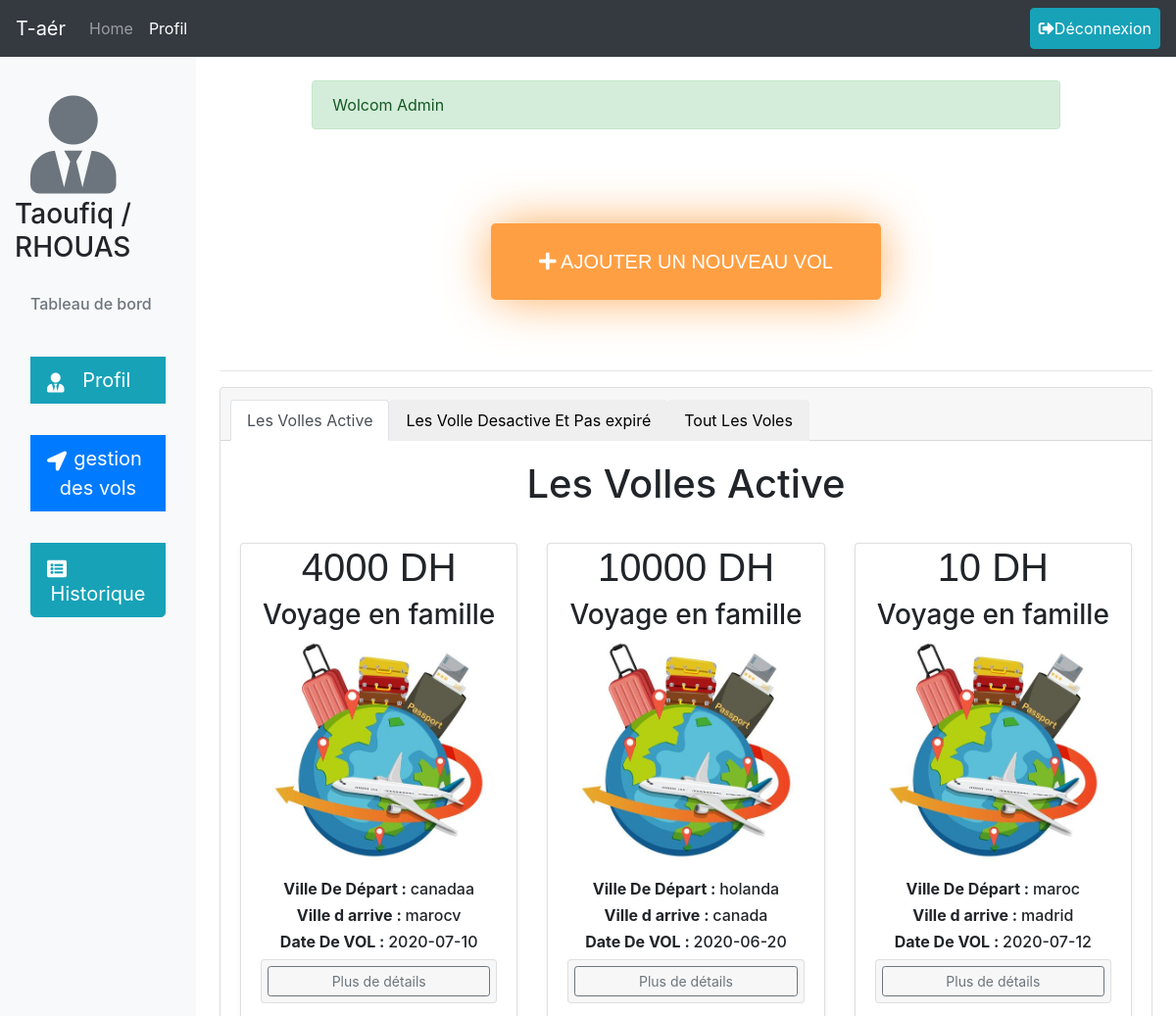
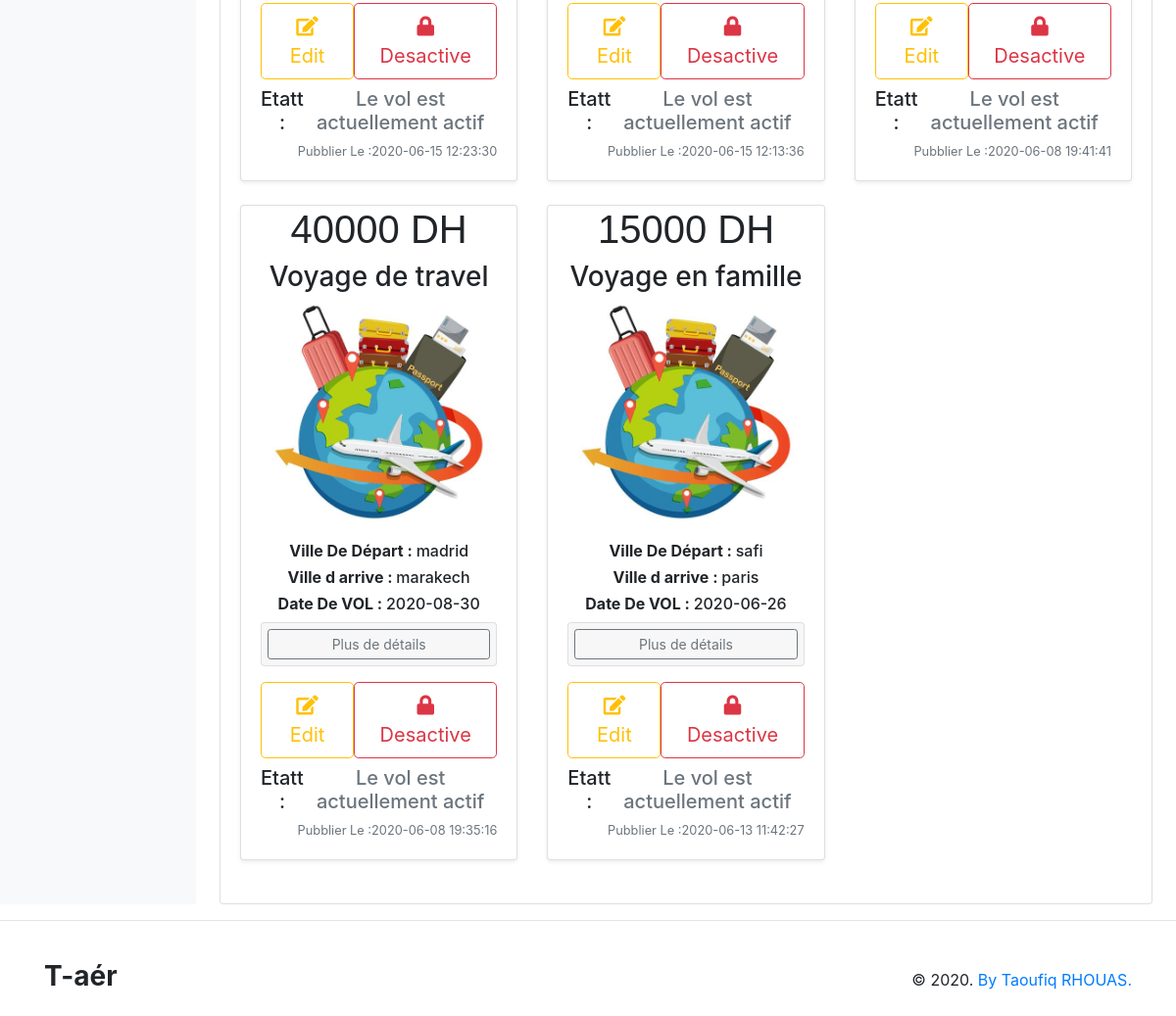
The app's page /views/gestion_vol.php (signed in) with its own data (2 pictures, top to bottom).
### tables this page shows
CREATE TABLE `vols` (
  `id_vol` int(11) NOT NULL,
  `nam` varchar(60) NOT NULL,
  `price` float NOT NULL,
  `image` text NOT NULL,
  `date_created` timestamp NOT NULL DEFAULT current_timestamp() ON UPDATE current_timestamp(),
  `pays_depart` varchar(60) NOT NULL,
  `pays_arrive` varchar(60) NOT NULL,
  `date_vol` date NOT NULL,
  `hour_vol` int(11) NOT NULL,
  `minute_vol` int(11) NOT NULL,
  `nb_place_initial` int(11) NOT NULL,
  `nb_place_rest` int(11) NOT NULL,
  `statu_vol` varchar(10) NOT NULL,
  `id_admin_created` int(11) NOT NULL
);

### models/Vol.php (called while the page is built, shortened)
<?php
	class Vol {
		static public function getAllActiveForAdmin(){
			$date1 = new DateTime;
            $dateMoins1 = new DateTime('-1 day');
			$dateMoins1 = $dateMoins1->format('Y-m-d') ;
			$id = $_SESSION['idUser'];
            $stmt = DB::connect()->prepare("SELECT * FROM `vols` WHERE `id_admin_created` = {$id} AND `date_vol` > '{$dateMoins1}' AND `statu_vol` = 'active' AND nb_place_rest > 0  ORDER BY `vols`.`id_vol` DESC");
			$stmt ->execute();
			return $stmt->fetchAll();
		}
	}
?>

### database/DB.php (called while the page is built)
<?php
	class DB{
		static public function connect(){
			$db = new PDO("mysql:host=localhost;dbname=db_app_vol_aeriens","root","");
			$db ->exec("set names utf8");
			$db ->setAttribute(PDO::ATTR_ERRMODE,PDO::ERRMODE_WARNING);
			return $db;
		}
	}
?>

### controllers/VolsController.php (called while the page is built, shortened)
<?php
include_once('../database/DB.php');
include_once('../models/Vol.php');
	class VolsController{
		public function getAllVolsActiveForAdmin(){
			$volsActive = Vol::getAllActiveForAdmin();
			return $volsActive;
		}
	}
?>

### views/gestion_vol.php (the view, shortened to what this page needs)
<?php
	include_once('../database/DB.php');
	include_once('../views/includes/header.php');
    include_once('../controllers/VolsController.php');
    $data = new VolsController();
    $volsActive = $data->getAllVolsActiveForAdmin();
?>
<link rel="stylesheet" href="../public/css/style_for_all.css">
    <link rel="stylesheet" href="../public/css/style_for_all.css">
  </head>
  <body>
  <nav class="navbar navbar-expand-lg navbar-dark bg-dark nav_header">
        <a class="navbar-brand" href="index.php">T-aér</a>
        <div class="collapse navbar-collapse" id="navbarSupportedContent">
            <ul class="navbar-nav mr-auto">
                <li class="nav-item ">
                    <a class="nav-link" href="admin.php">Home <span class="sr-only">(current)</span></a>
                </li>
                <li class="nav-item active">
                    <a class="nav-link" href="profil_admin.php">Profil</a>
                </li>
            </ul>
            <div class="form-inline my-2 my-lg-0">
                <a href="<?php echo "../controllers/LogOut.php" ?>" class="btn btn-info p-2"><i class="fas fa-sign-out-alt"></i>Déconnexion</a>
            </div>
        </div>
    </nav>
<div class="container-fluid">
  <div class="row">
    <nav id="sidebarMenu" class="col-md-3 col-lg-2 d-md-block bg-light sidebar collapse">
      <div class="sidebar-sticky pt-3">
        <ul class="nav flex-column">
            <h6 class="sidebar-heading d-flex justify-content-between align-items-center px-3 mt-4 mb-1 text-muted">
                <center><i class="fas fa-user-tie" style="font-size: 100px;"></i></center></h6>
                <h3>Taoufiq / RHOUAS</h3>
            </ul>
            <h6 class="sidebar-heading d-flex justify-content-between align-items-center px-3 mt-4 mb-1 text-muted">
                <span>Tableau de bord</span>
            </h6>
            <div class="">
                <div class="btn-group-vertical btn-lg btn-block">
                    <a href="profil_admin.php" class="btn btn-info btn-lg btn-block"><i class="fas fa-user-tie mt-2 float-left"></i>Profil</a>
                    <a href="gestion_vol.php" class="btn btn-primary btn-lg btn-block"><i class="fas fa-location-arrow mt-2 float-left"></i>gestion des vols</a>
                    <a href="historique.php" class="btn btn-info btn-lg btn-block"><i class="fas fa-list-alt float-left mt-2"></i>Historique</a>
                </div>
            </div>
      </div>
    </nav>
    <main role="main" class="col-md-9 ml-sm-auto col-lg-10 px-md-4">
	<div class="container">
		<div class="row my-4">
			<div class="col-md-10 mx-auto">
				<?php include('../views/includes/alerts.php');?>
			</div>
		</div>
	</div>
    <div>
        <div class="my-2 p-2 p-5">
            <div class="col-md-6 mx-auto">
                <center><a href="add_vol.php" class="btn btn-primary my-2 p-4 button_add_vol btn-lg btn-block"><i class="fas fa-plus"></i> AJOUTER UN NOUVEAU VOL</a></center>
            </div>
        </div>
    </div>
    <hr>
    <div class="">
        <div class="card text-center">
            <div class="card-header">
                <ul class="nav nav-tabs card-header-tabs ">
                    <li class="nav-item">
                        <button class="nav-link active" id="testing1" onclick="hideOrshowContent('1')">Les Volles Active</button>
                    </li>
                    <li class="nav-item">
                        <button class="nav-link" id="testing2" onclick="hideOrshowContent('2')">Les Volle Desactive Et Pas expiré</button>
                    </li>
                    <li class="nav-item">
                        <button class="nav-link" id="testing3" onclick="hideOrshowContent('3')">Tout Les Voles</a>
                    </li>
                </ul>
            </div>
            <div class="card-body" id="card_1">
                <h1 class="card-title  pb-4">Les Volles Active</h1>
                <div class="row" id="r1">
                    <?php
                        $colapsContur = 1;
                        foreach ($volsActive as $row):
                            echo '
                            <div class="col-md-4">
                                <div class="card mb-4 shadow-sm">
                                    <div  class="bd-placeholder-img card-img-top"  width="100%" height="225">
                                        <center>
                                            <strong><h1 class="fnt_fmly_cursive">'. $row["price"] .' DH </h1></strong>
                                            <h3>' . $row["nam"] . '</h3>
                                            <img src="../public/images/'.$row["image"].'" width="auto" height="225" alt="Img De Voll">
                                        </center>
                                    </div>
                                    <div class="card-body">
                                        <h6><strong>Ville De Départ : </strong>' . $row["pays_depart"] .'</h6>
                                        <h6><strong>Ville d arrive : </strong>' . $row["pays_arrive"] .'</h6>
                                        <h6><strong>Date De VOL : </strong>' . $row["date_vol"] .'</h6>
                                        <div class="accordion mb-3 mt-2" id="accordionExample">
                                            <div class="card">
                                                <div class="card-header" id="headingOne"  style="padding: 6px;">
                                                    <button type="button" class="btn btn-sm btn-outline-secondary btn-block" data-toggle="collapse" data-target="#collapse'.$colapsContur.'" aria-expanded="false" aria-controls="collapseOne">Plus de détails</button>
                                                </div>
                                                <div id="collapse'.$colapsContur.'" class="collapse" aria-labelledby="headingOne" data-parent="#accordionExample">
                                                    <h6><strong>Hour : </strong>' . $row["hour_vol"] .'h,' . $row["minute_vol"] .'min</h6>
                                                    <h6><strong>Nombre De Plasse : </strong>' . $row["nb_place_initial"] .'</h6>
                                                    <h6><strong>Nombre De Reste : </strong>' . $row["nb_place_rest"] .'</h6>
                                                    <h6><strong>Price : </strong>' . $row["price"] .'</h6>
                                                    <h6><strong>ID Voll : </strong>' . $row["id_vol"] .'</h6>
                                                    <h6><strong>ID ADMIN CREER : </strong>' . $row["id_admin_created"] .'</h6>
                                                        <input type="hidden" name="id" value='.$row["id_vol"].'>
                                                </div>
                                            </div>
                                        </div>
                                        <div class="d-flex justify-content-between align-items-center">
                                            <div class="btn-group">
                                                <form method="POST" action="update_Voll.php" >
                                                    <input type="hidden" name="id" value='. $row['id_vol'].'>
                                                    <button class="btn btn-lg btn-outline-warning  mb-2" ><i class="fa fa-edit" ></i> Edit</button>
                                                </form>
                                            </div>
                                            <form method="POST" action="annuler_Voll.php" >
                                                <input type="hidden" name="id_vol" value='. $row['id_vol'].'>
                                                <button class="btn btn-lg btn-outline-danger mb-2" ><i class="fa fa-lock" ></i> Desactive</button>
                                            </form>
                                        </div>
                                        <div class="d-flex justify-content-between align-items-center">
                                            <div class="btn-group">
                                                <h5>Etatt : </h5>
                                            </div>
                                            <h5 class="text-muted">Le vol est actuellement actif </h5>
                                        </div>
                                        <div class="d-flex justify-content-between align-items-center">
                                            <small class="text-muted">Pubblier Le :'. $row["date_created"] .'</small>
                                        </div>
                                    </div>
                                </div>
                            </div>';
                            $colapsContur ++;
                        endforeach
                    ?>
                </div>
            </div>
        </div>
    </div>
    </main>
  </div>
</div>
<?php
	include_once('../views/includes/footer.php');
?>

### public/css/style_for_all.css (style rules this page uses)
.fnt_fmly_cursive { font-family : cursive, sans-serif }
.nav_header { position: sticky;top: 0;z-index: 1071; }
.button_add_vol { font-family: cursive, sans-serif; background-color: #ff9f43; border: none; -webkit-box-shadow: 0px 0px 51px -4px rgba(255,159,67,1); -moz-box-shadow: 0px 0px 51px -4px rgba(255,159,67,1); box-shadow: 0px 0px 51px -4px rgba(255,159,67,1); }

### views/gestion_vol.php (style rules this page uses)
.bd-placeholder-img { font-size: 1.125rem; text-anchor: middle; -webkit-user-select: none; -moz-user-select: none; -ms-user-select: none; user-select: none; }
.button_add_vol { font-family: cursive, sans-serif; background-color: #ff9f43; border: none; -webkit-box-shadow: 0px 0px 51px -4px rgba(255,159,67,1); -moz-box-shadow: 0px 0px 51px -4px rgba(255,159,67,1); box-shadow: 0px 0px 51px -4px rgba(255,159,67,1); }
#card_1 { display:block; }

### records on screen
vols: price "4000", nam "Voyage en famille", image (picture), pays_depart "canadaa", pays_arrive "marocv", date_vol "2020-07-10", date_created "2020-06-15 12:23:30"
vols: price "10000", nam "Voyage en famille", image (picture), pays_depart "holanda", pays_arrive "canada", date_vol "2020-06-20", date_created "2020-06-15 12:13:36"
vols: price "10", nam "Voyage en famille", image (picture), pays_depart "maroc", pays_arrive "madrid", date_vol "2020-07-12", date_created "2020-06-08 19:41:41"
vols: price "40000", nam "Voyage de travel", image (picture), pays_depart "madrid", pays_arrive "marakech", date_vol "2020-08-30", date_created "2020-06-08 19:35:16"
vols: price "15000", nam "Voyage en famille", image (picture), pays_depart "safi", pays_arrive "paris", date_vol "2020-06-26", date_created "2020-06-13 11:42:27"

### other values on screen
$_COOKIE['success'] "Wolcom Admin"
